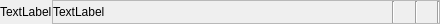
<?xml version="1.0" encoding="UTF-8"?>
<ui version="4.0">
 <class>wgPresetNode</class>
 <widget class="QWidget" name="wgPresetNode">
  <property name="geometry">
   <rect>
    <x>0</x>
    <y>0</y>
    <width>440</width>
    <height>24</height>
   </rect>
  </property>
  <property name="windowTitle">
   <string>Preset Node</string>
  </property>
  <layout class="QGridLayout" name="gridLayout">
   <property name="margin">
    <number>0</number>
   </property>
   <property name="spacing">
    <number>0</number>
   </property>
   <item row="0" column="0">
    <widget class="QLabel" name="lGroup">
     <property name="text">
      <string>TextLabel</string>
     </property>
    </widget>
   </item>
   <item row="0" column="1">
    <widget class="QFrame" name="qfValue">
     <property name="frameShape">
      <enum>QFrame::StyledPanel</enum>
     </property>
     <layout class="QVBoxLayout" name="vlValue">
      <property name="spacing">
       <number>0</number>
      </property>
      <property name="margin">
       <number>0</number>
      </property>
      <item>
       <layout class="QHBoxLayout" name="hlLayout">
        <item>
         <widget class="QLabel" name="lPreset">
          <property name="text">
           <string>TextLabel</string>
          </property>
         </widget>
        </item>
        <item>
         <spacer name="horizontalSpacer">
          <property name="orientation">
           <enum>Qt::Horizontal</enum>
          </property>
          <property name="sizeHint" stdset="0">
           <size>
            <width>40</width>
            <height>20</height>
           </size>
          </property>
         </spacer>
        </item>
        <item>
         <widget class="Line" name="line_5">
          <property name="orientation">
           <enum>Qt::Vertical</enum>
          </property>
         </widget>
        </item>
        <item>
         <widget class="QFrame" name="hfValue">
          <property name="minimumSize">
           <size>
            <width>20</width>
            <height>0</height>
           </size>
          </property>
          <layout class="QHBoxLayout" name="hlValue">
           <property name="spacing">
            <number>0</number>
           </property>
           <property name="margin">
            <number>0</number>
           </property>
          </layout>
         </widget>
        </item>
        <item>
         <widget class="Line" name="line_3">
          <property name="maximumSize">
           <size>
            <width>2</width>
            <height>16777215</height>
           </size>
          </property>
          <property name="orientation">
           <enum>Qt::Vertical</enum>
          </property>
         </widget>
        </item>
        <item>
         <widget class="QPushButton" name="pbLock">
          <property name="maximumSize">
           <size>
            <width>20</width>
            <height>20</height>
           </size>
          </property>
          <property name="text">
           <string/>
          </property>
          <property name="iconSize">
           <size>
            <width>20</width>
            <height>20</height>
           </size>
          </property>
          <property name="checkable">
           <bool>true</bool>
          </property>
          <property name="flat">
           <bool>true</bool>
          </property>
         </widget>
        </item>
        <item>
         <widget class="Line" name="line_4">
          <property name="maximumSize">
           <size>
            <width>2</width>
            <height>16777215</height>
           </size>
          </property>
          <property name="orientation">
           <enum>Qt::Vertical</enum>
          </property>
         </widget>
        </item>
       </layout>
      </item>
     </layout>
    </widget>
   </item>
  </layout>
 </widget>
 <resources/>
 <connections/>
</ui>
